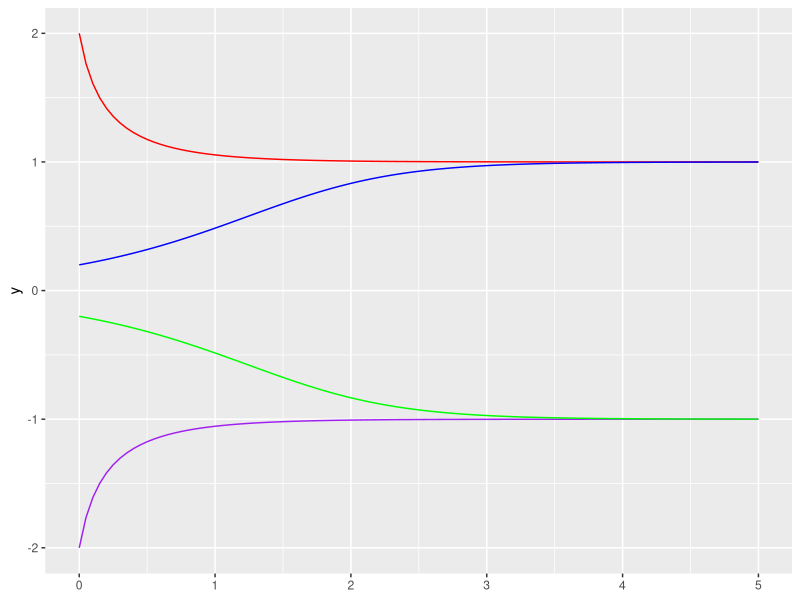
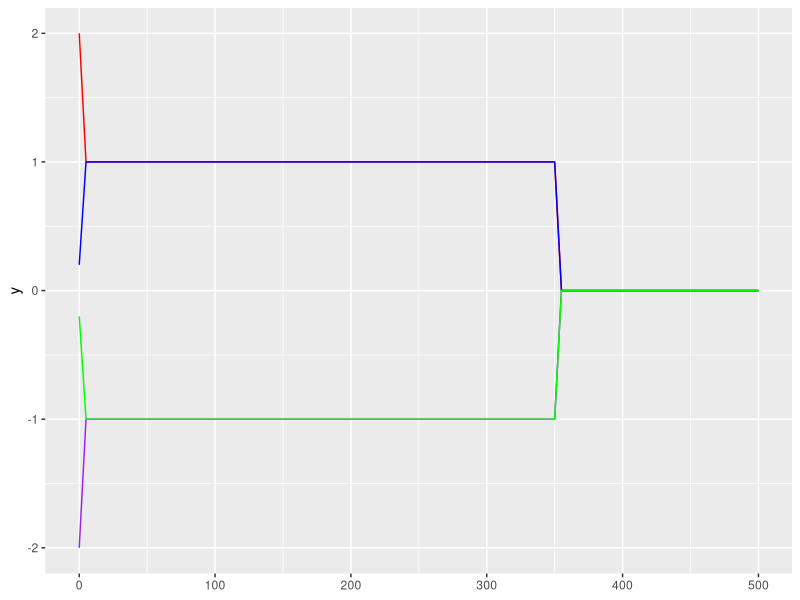
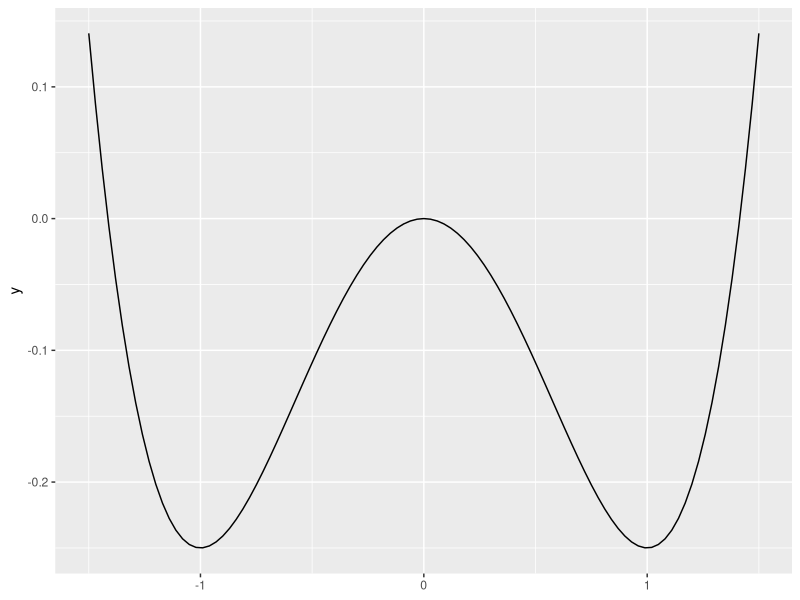
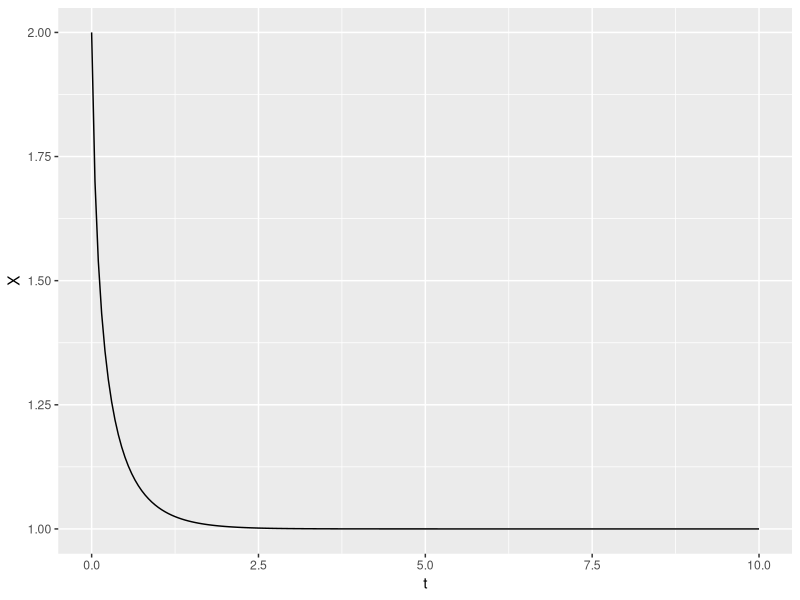
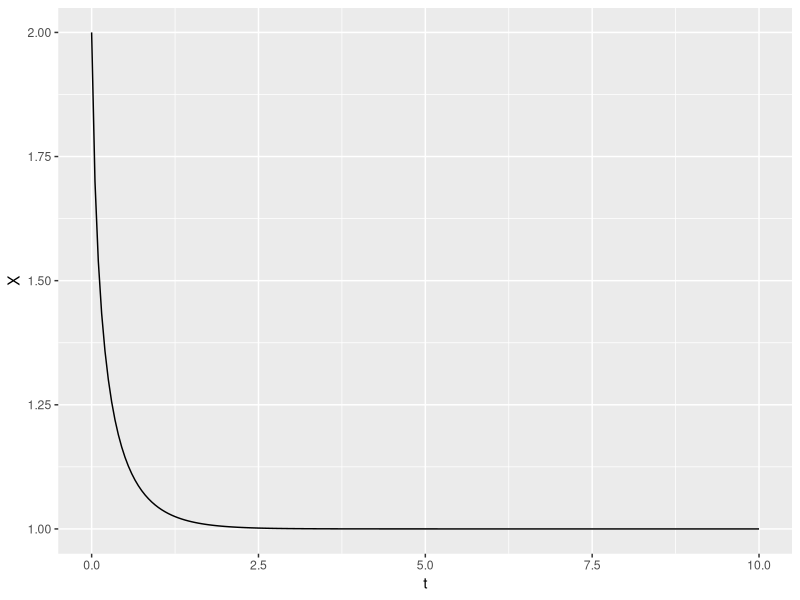
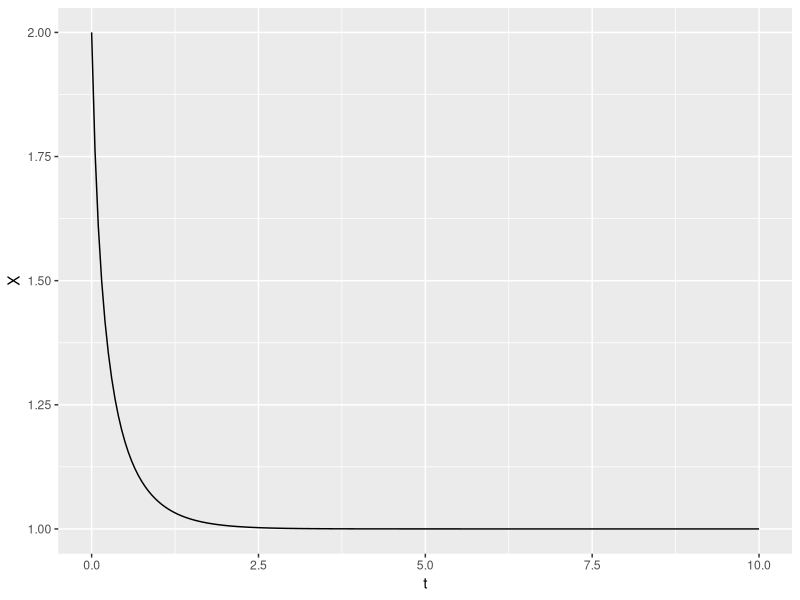

These charts were generated, in order, by the following R code:
#Solutions to week 1 exercise 1
library(ggplot2)

dx <- function(x){
  x*(1-x^2)
}

analytic_solver <- function(x0, t){
  sign(x0)*exp(t)*(x0^(-2) + exp(2*t) -1)^(-1/2)
}

solution_curve <- function(x0){
  force(x0)
  f <- function(t){
    sign(x0)*exp(t)*(x0^(-2) + exp(2*t) -1)^(-1/2)
  }
}

curve_2 <- solution_curve(2)

double_well_plot <- ggplot() +
                    xlim(0,5) +
                    geom_function(fun = solution_curve(2), color = "red") +
                    geom_function(fun = solution_curve(0.2), color = "blue") +
                    geom_function(fun = solution_curve(-2), color = "purple") +
                    geom_function(fun = solution_curve(-0.2), color = "green")
double_well_plot

double_well_plot_500 <- ggplot() +
  xlim(0,500) +
  geom_function(fun = solution_curve(2), color = "red") +
  geom_function(fun = solution_curve(0.2), color = "blue") +
  geom_function(fun = solution_curve(-2), color = "purple") +
  geom_function(fun = solution_curve(-0.2), color = "green")
double_well_plot_500

#It seems that when we reach t=350, the last term becomes so close to zero
#that it numerically kills the process. One solution could be rescaling of t.

double_well_potential <- ggplot() + xlim(-1.5,1.5) + geom_function(fun = function(x) (x^4)/4 - (x^2)/2)
double_well_potential

#The naming makes sense, since there are two fixed points that attract solutions.

#Implementing Euler scheme for variable parameters
Euler_solver <- function(x0, tmax, deltat){
  #browser()
  t <- seq(from = 0, to = tmax, by = deltat)
  length <- length(t)
  x <- numeric(length)
  x[1] <- x0
  for (i in (2:length)){
    x[i] <- x[i-1] + dx(x[i-1])*deltat
  }
  path <- data.frame("t" = t, "X" = x)
  path
}
Euler_path <- Euler_solver(2, 10, 0.05)

Euler_path_plot <- ggplot(data = Euler_path, mapping = aes(x = t, y = X)) + geom_line()
Euler_path_plot

#Implementing Heun scheme for variable parameters
Heun_solver <- function(x0, tmax, deltat){
  #browser()
  t <- seq(from = 0, to = tmax, by = deltat)
  length <- length(t)
  x <- numeric(length)
  x[1] <- x0
  for (i in (2:length)){
    x_tilde <- x[i-1] + dx(x[i-1])*deltat
    x[i] <- x[i-1] + (dx(x[i-1]) + dx(x_tilde))*deltat*0.5
  }
  path <- data.frame("t" = t, "X" = x)
  path
}
Heun_path <- Euler_solver(2, 10, 0.05)
Heun_path_plot <- ggplot(data = Heun_path, mapping = aes(x = t, y = X)) + geom_line()
Heun_path_plot

#Implementing RK4 scheme for variable parameters
RK4_solver <- function(x0, tmax, deltat){
  t <- seq(from = 0, to = tmax, by = deltat)
  length <- length(t)
  x <- numeric(length)
  x[1] <- x0
  for (i in 2:length){
    k1 <- dx(x[i-1])
    k2 <- dx(x[i-1] + deltat*k1*0.5)
    k3 <- dx(x[i-1] + deltat*k2*0.5)
    k4 <- dx(x[i-1] + deltat*k3)
    x[i] <- x[i-1] + deltat*(k1+2*k2+2*k3+k4)/6
  }
  path <- data.frame("t" = t, "X" = x)
  path
}
RK4_path <- RK4_solver(2, 10, 0.05)
RK4_path_plot <- ggplot(data = RK4_path, mapping = aes(x = t, y = X)) + geom_line()
RK4_path_plot
